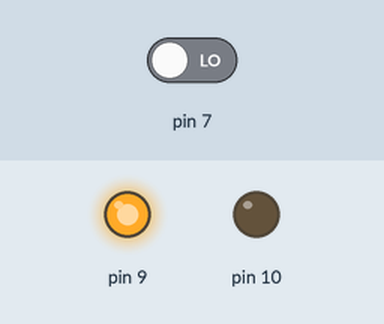
The sketch below on a simulated Arduino Uno, built with avr-gcc and run on an emulated ATmega328P. Parts: output pins drawn as LEDs (lit = HIGH). Inputs (shaded band) come from the test bench; at power-on: pin 7 LOW.

Above: at 1.2 s.
1.3 s: pin 7 driven HIGH
At 2.3 s:
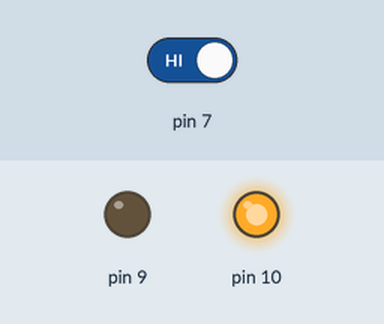
2.8 s: pin 7 driven LOW
At 3.5 s:
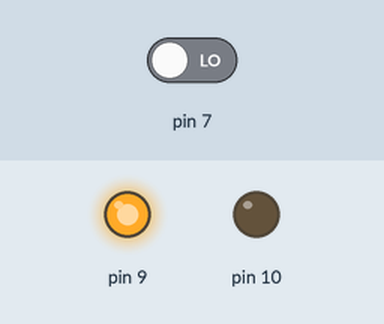
Timing chart, 0 to 5.8 s (numbered marks = the images above; inputs shaded):
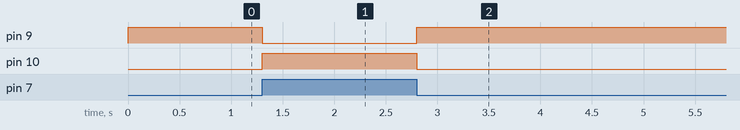

The sketch:

Portas_Digitais.ino
```cpp
// C++ code
//
void setup()
{
  pinMode(10, OUTPUT);
  pinMode(9, OUTPUT);
  pinMode(7, INPUT);

}

void loop()
{
  int estadobotao;

  estadobotao = digitalRead(7);

  digitalWrite(10, estadobotao);
  digitalWrite(9, !estadobotao);
}
```

Measured:
- after the input at 1.3 s, pin 9: HIGH → LOW at once; pin 10: LOW → HIGH at once
- after the input at 2.8 s, pin 9: LOW → HIGH at once; pin 10: HIGH → LOW at once
